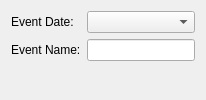
<?xml version="1.0" encoding="UTF-8"?>
<ui version="4.0">
 <class>ConfigForm</class>
 <widget class="QWidget" name="ConfigForm">
  <layout class="QFormLayout" name="formLayout">
   <item row="0" column="0">
    <widget class="QLabel" name="dateLabel">
     <property name="text">
      <string>Event Date: </string>
     </property>
    </widget>
   </item>
   <item row="0" column="1">
    <widget class="KDateComboBox" name="kcfg_target"/>
   </item>
   <item row="1" column="0">
    <widget class="QLabel" name="nameLabel">
     <property name="text">
      <string>Event Name:</string>
     </property>
    </widget>
   </item>
   <item row="1" column="1">
    <widget class="KLineEdit" name="kcfg_event"/>
   </item>
  </layout>
 </widget>
 <customwidgets>
  <customwidget>
   <class>KDateComboBox</class>
   <extends>KComboBox</extends>
   <header>kdatecombobox.h</header>
  </customwidget>
  <customwidget>
   <class>KComboBox</class>
   <extends>QComboBox</extends>
   <header>kcombobox.h</header>
  </customwidget>
  <customwidget>
   <class>KLineEdit</class>
   <extends>QLineEdit</extends>
   <header>klineedit.h</header>
  </customwidget>
 </customwidgets>
 <resources/>
 <connections/>
</ui>
